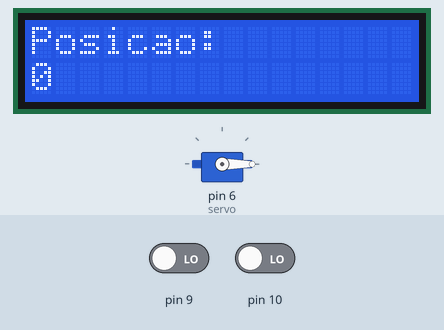
The sketch below on a simulated Arduino Uno, built with avr-gcc and run on an emulated ATmega328P. Shown: 16×2 character LCD, servo. The inputs (shaded band) are chosen by the test bench; at power-on: pin 10 LOW, pin 9 LOW.

Above: at 1.2 s.
1.3 s: pin 10 driven HIGH
At 2.12 s:
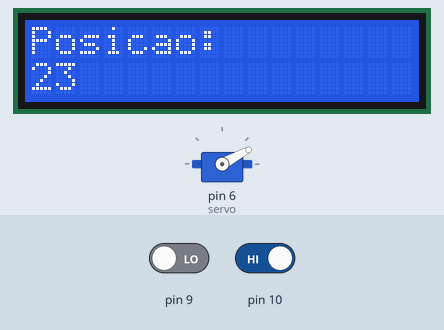
4.3 s: pin 9 driven HIGH
At 4.67 s:
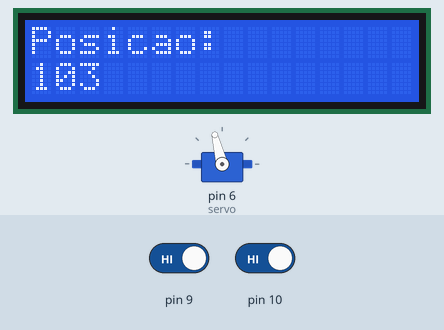
6.9 s: pin 9 driven LOW
At 9.7 s:
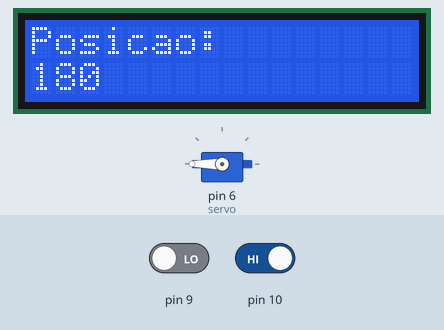
9.9 s: pin 9 driven HIGH
At 10.09 s:
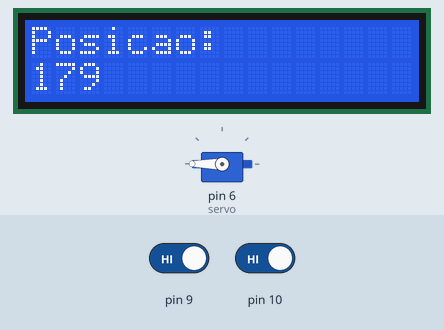
11.4 s: pin 10 driven LOW
At 12.33 s:
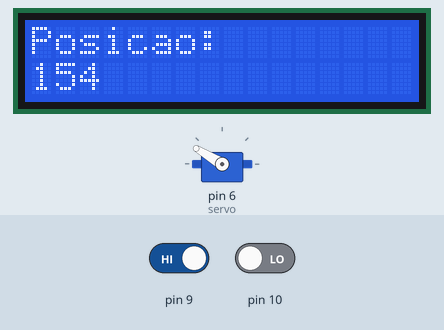
13.0 s: pin 10 driven HIGH
At 13.3 s:
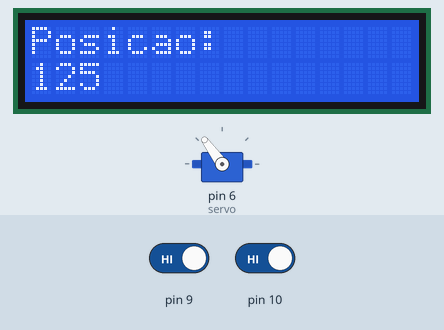
Timing chart, 0 to 15.6 s (numbered marks = the images above; inputs shaded):
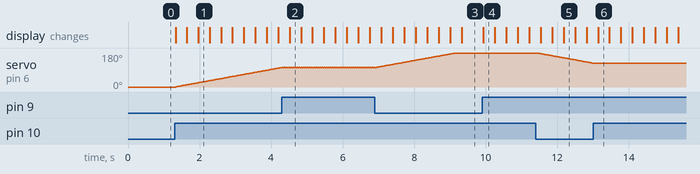

The sketch:

servomotor.ino
```cpp
#include <LiquidCrystal.h>
#include <Servo.h>
LiquidCrystal lcd(12, 11, 5, 4, 3, 2);
int ang=0;
Servo servo;

void setup() {
  lcd.begin(16, 2);
  lcd.print("Posicao:");
  lcd.setCursor(0,1);
  lcd.print(ang);
  pinMode(9, INPUT);
  pinMode(10, INPUT);
  servo.attach(6,500,2500);
  servo.write(ang);
}

void loop() {

  if(digitalRead(9)== HIGH){
    servo.write(ang);
    delay(25);
    ang--;
   if(ang<0) ang=0;
    lcd.clear();
    lcd.setCursor(0,0);
    lcd.print("Posicao:");
    lcd.setCursor(0,1);
    lcd.print(ang);

  }
  if(digitalRead(10)== HIGH){
    servo.write(ang);
    delay(25);
    ang++;
   if(ang>180) ang=180;
    lcd.clear();
    lcd.setCursor(0,0);
    lcd.print("Posicao:");
    lcd.setCursor(0,1);
    lcd.print(ang);

  }
}
 
```

Measured:
- after the input at 1.3 s, servo on pin 6 (servo): moves from 0° to 103° over 3.0 s, starting at once; the display: first changes at once (image 1 shows a later state)
- after the input at 6.9 s, the display: first changes after 0.18 s (image 3 shows a later state)
- after the input at 9.9 s, servo on pin 6 (servo): alternates 180° for 0.03 s and 179° for 0.03 s, starting at once; the display: changes at once (image 4)
- after the input at 11.4 s, the display: first changes after 0.14 s (image 5 shows a later state)
